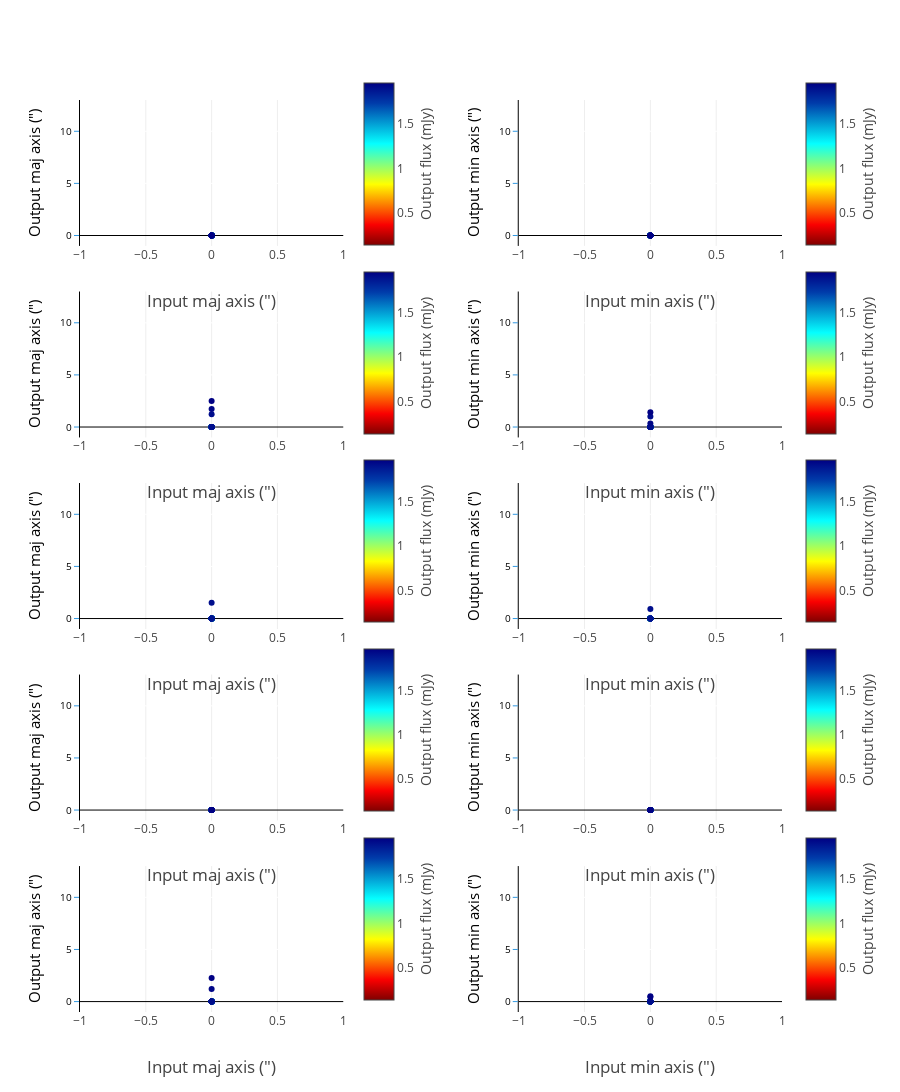

This figure's notebook cell:
### Code cell
data = []
im_titles =[]
for input_model, output_model in sorted(models_compare.items()):
    header = output_model[:-9]
#    im_titles.append('<b>{:s} Source shape</b>'.format(header.upper()))
#    im_titles.append('<b>{:s} Source shape</b>'.format(header.upper()))

fig = tools.make_subplots(rows=len(models_compare.keys()), cols=2, shared_yaxes=False, print_grid=False,
                          horizontal_spacing = 0.25,
                          vertical_spacing = 0.05,
                          subplot_titles=sorted(im_titles))
j = 0
i = -1
counter = 0
for input_model, output_model in sorted(models_compare.items()):
    table_data = []
    i += 1
    counter+=1
    SCALE = []
    SCALE_ERR = []
    flux_in_data = []
    DELTA_PHASE0 = []
    source_labels = []
    MAJ_MIN_angle_in = []
    MAJ_MIN_angle_out = []
    unresolved = []
    heading = output_model[:-9]
    for n in range(len(results[heading]['flux'])):
        MAJ_MIN_angle_out.append(results[heading]['shape'][n][0])
        MAJ_MIN_angle_in.append(results[heading]['shape'][n][2])
        SCALE.append(results[heading]['shape'][n][3])
        SCALE_ERR.append(results[heading]['shape'][n][4])
        flux_in_data.append(results[heading]['shape'][n][5])
        source_labels.append(results[heading]['shape'][n][6])
        DELTA_PHASE0.append(results[heading]['position'][n][-3])
    try:
        zipped_props = zip(MAJ_MIN_angle_out, MAJ_MIN_angle_in, DELTA_PHASE0, SCALE, SCALE_ERR)
        MAJ_MIN_angle_out, MAJ_MIN_angle_in, DELTA_PHASE0, SCALE, SCALE_ERR = zip(
            *sorted(zipped_props, key=lambda x: x[0]))
        maj_in = [maj_min_angle_in[0] for maj_min_angle_in in MAJ_MIN_angle_in]
        maj_out = [maj_min_angle_out[0] for maj_min_angle_out in MAJ_MIN_angle_out]
        min_in = [maj_min_angle_in[1] for maj_min_angle_in in MAJ_MIN_angle_in]
        min_out = [maj_min_angle_out[1] for maj_min_angle_out in MAJ_MIN_angle_out]
        angle_offset = [(maj_min_angle_out[2] - maj_min_angle_in[2]) for maj_min_angle_out, maj_min_angle_in in zip(
            MAJ_MIN_angle_out, MAJ_MIN_angle_in)]
        flux_MSE = mean_squared_error(maj_in, maj_out)
        reg = linregress(maj_in, maj_out)
        flux_R_score = reg.rvalue
        fig.append_trace(go.Scatter(x=np.array([sorted(maj_in)[0], sorted(maj_in)[-1]]),
                                    showlegend=False,
                                    marker = dict(color = 'rgb(0,0,255)'),
                                    y=np.array([sorted(maj_in)[0], sorted(maj_in)[-1]]),
                                    mode = 'line'), i+1, 1)
        fig.append_trace(go.Scatter(x=np.array([sorted(min_in)[0], sorted(min_in)[-1]]),
                                    showlegend=False,
                                    marker = dict(color = 'rgb(0,0,255)'),
                                    y=np.array([sorted(min_in)[0], sorted(min_in)[-1]]),
                                    mode = 'line'), i+1, 2)
    except ValueError:
        pass
    fig.append_trace(go.Scatter(x=maj_in, y=maj_out, mode = 'markers', showlegend=False,
                                text = name_labels, name = '{:s} flux_ratio'.format(header),
                                marker = dict(color = np.array(flux_out_data)*unit_scaler, showscale=True, colorscale='Jet',
                                              reversescale=True,
                                              colorbar = dict(title='Output flux (mJy)',
                                                              titleside ='right',
                                                              len=PLOT_NUM['colorbar'][PLOTS][2],
                                                              y=PLOT_NUM['colorbar'][PLOTS][1]-j,
                                                              x=0.39)
                                             ),
                                error_y=dict(type='data',
                                             color = 'rgb(158, 63, 221)', visible=True)), i+1, 1)
    fig.append_trace(go.Scatter(x=min_in, y=min_out,
                                mode = 'markers', showlegend=False,
                                text = name_labels, name = '{:s} flux_ratio'.format(header),
                                marker = dict(color = np.array(flux_out_data)*unit_scaler, showscale=True,
                                              colorscale='Jet', reversescale=True,
                                                  colorbar = dict(title='Output flux (mJy)',
                                                              titleside ='right',
                                                              len=PLOT_NUM['colorbar'][PLOTS][2],
                                                              y=PLOT_NUM['colorbar'][PLOTS][1]-j)
                                             ),
                                error_y=dict(type='data',
                                             color = 'rgb(158, 63, 221)', visible=True)), i+1, 2)
    pi,sin,cos = np.pi,np.sin,np.cos
    fig['layout'].update(title='', height=1700, width=900,
                         paper_bgcolor='rgb(255,255,255)', plot_bgcolor=bg_color,
                         legend=dict(xanchor=True)
                        )
    fig['layout'].update(
        {'yaxis{}'.format(counter+i):YAxis(title=u'Output maj axis (")',gridcolor='rgb(255,255,255)',
                                           color='rgb(0,0,0)',
        range=[-1,13],
        tickfont=dict(size=10, color='rgb(0,0,0)'),
        titlefont=dict(size=15),
        showgrid=True,
        showline=True,
        showticklabels=True,
        tickcolor='rgb(51,153,225)',
        ticks='outside',
        zeroline=True)})
    fig['layout'].update(
        {'yaxis{}'.format(counter+i+1):YAxis(title='Output min axis (")',gridcolor='rgb(255,255,255)',
                                             color='rgb(0,0,0)',
        range=[-1,13],
        tickfont=dict(size=10, color='rgb(0,0,0)'),
        titlefont=dict(size=15),
        showgrid=True,
        showline=True,
        showticklabels=True,
        tickcolor='rgb(51,153,225)',
        ticks='outside',
        zeroline=True)})
    fig['layout'].update({'xaxis{}'.format(counter+i):XAxis(title='Input maj axis (")',
                                                            titlefont=dict(size=17),
                                                            zeroline=False, position=0.0, overlaying='x',)})
    fig['layout'].update({'xaxis{}'.format(counter+i+1):XAxis(title='Input min axis (")',
                                                              titlefont=dict(size=17),
                                                              zeroline=False)})# domain=[0.505, 0.8])}
    fig['layout']['annotations'].update({'font':{'size': 12}})
    j+=PLOT_NUM['colorbar'][PLOTS][0]
py.iplot(fig, filename='make-subplots-multiple-with-titles')

### Figure 1 — Plotly figure (JSON) as saved in the notebook; plotly's stock layout.template omitted (floating-point values rounded to 4 significant figures)
{"data": [{"marker": {"color": "rgb(0,0,255)"}, "mode": "line", "showlegend": false, "type": "scatter", "x": [0, 0], "xaxis": "x1", "y": [0, 0], "yaxis": "y1"}, {"marker": {"color": "rgb(0,0,255)"}, "mode": "line", "showlegend": false, "type": "scatter", "x": [0, 0], "xaxis": "x2", "y": [0, 0], "yaxis": "y2"}, {"error_y": {"color": "rgb(158, 63, 221)", "type": "data", "visible": true}, "marker": {"color": [0.1391, 0.148, 0.1643, 0.1791, 0.194, 0.2023, 0.2207, 0.2273, 0.2611, 0.2708, 0.2746, 0.2824, 0.3686, 0.4139, 0.4165, 0.4167, 0.4209, 0.4327, 0.5093, 0.5151, 0.5268, 0.5436, 0.549, 0.5633, 0.5706, 0.5781, 0.5835, 0.5884, 0.6597, 0.66, 0.6655, 0.7054, 0.7394, 0.7436, 0.7548, 0.8107, 0.8435, 0.8445, 0.855, 0.8595, 0.8703, 0.8715, 0.8967, 0.8992, 0.9041, 0.911, 0.9432, 0.9501, 0.9525, 0.9711, 0.9833, 0.9905, 0.9949, 1.028, 1.033, 1.048, 1.061, 1.065, 1.075, 1.089, 1.126, 1.196, 1.246, 1.274, 1.348, 1.363, 1.421, 1.421, 1.426, 1.471, 1.491, 1.536, 1.54, 1.551, 1.554, 1.557, 1.564, 1.575, 1.591, 1.641, 1.646, 1.671, 1.704, 1.718, 1.722, 1.727, 1.751, 1.776, 1.777, 1.783, 1.801, 1.814, 1.877, 1.892, 1.91, 1.912, 1.942, 1.963], "colorbar": {"len": 0.2, "title": "Output flux (mJy)", "titleside": "right", "x": 0.39, "y": 0.93}, "colorscale": "Jet", "reversescale": true, "showscale": true}, "mode": "markers", "name": "pybdsm-meerkat_SourceRecovery-wsclean flux_ratio", "showlegend": false, "text": ["cp330", "co052", "cn170", "cm081", "cl190", "bb091a", "az332a", "ao012a", "ck213", "cj052", "ci062", "ai082a", "ch031", "cg203", "cf172", "ce142", "cd213", "cc261", "cb242", "ca011", "bz121", "by101", "bx172", "bw292", "bv061", "bu312", "aq132a", "bt311", "bs152", "br311", "bq122", "bp101", "bo242", "bn323", "bm182", "bl282", "bk212", "bj133", "bi051", "bh062", "bg332", "bf272", "be070", "bd222", "bc262", "bb091", "ba233", "az332", "ay052", "ax161", "aw022", "av300", "au291", "at192", "as192", "ar313", "aq132", "ap232", "ao012", "an152", "am043G", "al241", "ak241", "aj321", "ai082", "ah012", "ag242", "af292", "ae342", "ad001", "ac102", "ab072", "aa182", "Z182", "Y291", "X111", "W060", "V251", "U272G", "T202", "S333", "R142", "Q141", "P033", "O311", "N043", "M012", "L330", "K352", "J200", "I281", "H302", "G012", "F143", "E032", "D152", "C091", "B151"], "type": "scatter", "x": [0, 0, 0, 0, 0, 0, 0, 0, 0, 0, 0, 0, 0, 0, 0, 0, 0, 0, 0, 0, 0, 0, 0, 0, 0, 0, 0, 0, 0, 0, 0, 0, 0, 0, 0, 0, 0, 0, 0, 0, 0, 0, 0, 0, 0, 0, 0, 0, 0, 0, 0, 0, 0, 0, 0, 0, 0, 0, 0, 0, 0, 0, 0, 0, 0, 0, 0, 0, 0, 0, 0, 0, 0, 0, 0, 0, 0, 0, 0, 0, 0, 0, 0, 0, 0, 0, 0, 0, 0, 0, 0, 0, 0, 0, 0, 0, 0, 0], "xaxis": "x1", "y": [0, 0, 0, 0, 0, 0, 0, 0, 0, 0, 0, 0, 0, 0, 0, 0, 0, 0, 0, 0, 0, 0, 0, 0, 1.01e-07, 1.01e-07, 1.011e-07, 1.011e-07, 1.011e-07, 1.011e-07, 1.011e-07, 1.011e-07, 1.011e-07, 1.011e-07, 1.011e-07, 1.011e-07, 1.011e-07, 1.012e-07, 1.012e-07, 1.012e-07, 1.012e-07, 1.012e-07, 1.012e-07, 1.012e-07, 1.012e-07, 1.012e-07, 1.012e-07, 1.012e-07, 1.012e-07, 1.012e-07, 1.012e-07, 1.012e-07, 1.012e-07, 1.012e-07, 1.012e-07, 1.012e-07, 1.012e-07, 1.012e-07, 1.012e-07, 1.012e-07, 1.012e-07, 1.012e-07, 1.012e-07, 1.012e-07, 1.012e-07, 1.012e-07, 1.012e-07, 1.012e-07, 1.012e-07, 1.012e-07, 1.012e-07, 1.012e-07, 1.012e-07, 1.012e-07, 1.012e-07, 1.012e-07, 1.012e-07, 1.012e-07, 1.012e-07, 1.012e-07, 1.012e-07, 1.012e-07, 1.012e-07, 1.012e-07, 1.012e-07, 1.012e-07, 1.012e-07, 1.013e-07, 1.013e-07, 1.013e-07, 1.013e-07, 1.013e-07, 1.013e-07, 1.013e-07, 1.013e-07, 1.013e-07, 1.014e-07, 1.014e-07], "yaxis": "y1"}, {"error_y": {"color": "rgb(158, 63, 221)", "type": "data", "visible": true}, "marker": {"color": [0.1391, 0.148, 0.1643, 0.1791, 0.194, 0.2023, 0.2207, 0.2273, 0.2611, 0.2708, 0.2746, 0.2824, 0.3686, 0.4139, 0.4165, 0.4167, 0.4209, 0.4327, 0.5093, 0.5151, 0.5268, 0.5436, 0.549, 0.5633, 0.5706, 0.5781, 0.5835, 0.5884, 0.6597, 0.66, 0.6655, 0.7054, 0.7394, 0.7436, 0.7548, 0.8107, 0.8435, 0.8445, 0.855, 0.8595, 0.8703, 0.8715, 0.8967, 0.8992, 0.9041, 0.911, 0.9432, 0.9501, 0.9525, 0.9711, 0.9833, 0.9905, 0.9949, 1.028, 1.033, 1.048, 1.061, 1.065, 1.075, 1.089, 1.126, 1.196, 1.246, 1.274, 1.348, 1.363, 1.421, 1.421, 1.426, 1.471, 1.491, 1.536, 1.54, 1.551, 1.554, 1.557, 1.564, 1.575, 1.591, 1.641, 1.646, 1.671, 1.704, 1.718, 1.722, 1.727, 1.751, 1.776, 1.777, 1.783, 1.801, 1.814, 1.877, 1.892, 1.91, 1.912, 1.942, 1.963], "colorbar": {"len": 0.2, "title": "Output flux (mJy)", "titleside": "right", "y": 0.93}, "colorscale": "Jet", "reversescale": true, "showscale": true}, "mode": "markers", "name": "pybdsm-meerkat_SourceRecovery-wsclean flux_ratio", "showlegend": false, "text": ["cp330", "co052", "cn170", "cm081", "cl190", "bb091a", "az332a", "ao012a", "ck213", "cj052", "ci062", "ai082a", "ch031", "cg203", "cf172", "ce142", "cd213", "cc261", "cb242", "ca011", "bz121", "by101", "bx172", "bw292", "bv061", "bu312", "aq132a", "bt311", "bs152", "br311", "bq122", "bp101", "bo242", "bn323", "bm182", "bl282", "bk212", "bj133", "bi051", "bh062", "bg332", "bf272", "be070", "bd222", "bc262", "bb091", "ba233", "az332", "ay052", "ax161", "aw022", "av300", "au291", "at192", "as192", "ar313", "aq132", "ap232", "ao012", "an152", "am043G", "al241", "ak241", "aj321", "ai082", "ah012", "ag242", "af292", "ae342", "ad001", "ac102", "ab072", "aa182", "Z182", "Y291", "X111", "W060", "V251", "U272G", "T202", "S333", "R142", "Q141", "P033", "O311", "N043", "M012", "L330", "K352", "J200", "I281", "H302", "G012", "F143", "E032", "D152", "C091", "B151"], "type": "scatter", "x": [0, 0, 0, 0, 0, 0, 0, 0, 0, 0, 0, 0, 0, 0, 0, 0, 0, 0, 0, 0, 0, 0, 0, 0, 0, 0, 0, 0, 0, 0, 0, 0, 0, 0, 0, 0, 0, 0, 0, 0, 0, 0, 0, 0, 0, 0, 0, 0, 0, 0, 0, 0, 0, 0, 0, 0, 0, 0, 0, 0, 0, 0, 0, 0, 0, 0, 0, 0, 0, 0, 0, 0, 0, 0, 0, 0, 0, 0, 0, 0, 0, 0, 0, 0, 0, 0, 0, 0, 0, 0, 0, 0, 0, 0, 0, 0, 0, 0], "xaxis": "x2", "y": [0, 0, 0, 0, 0, 0, 0, 0, 0, 0, 0, 0, 0, 0, 0, 0, 0, 0, 0, 0, 0, 0, 0, 0, 5.562e-08, 5.538e-08, 5.547e-08, 5.545e-08, 5.543e-08, 5.545e-08, 5.553e-08, 5.548e-08, 5.542e-08, 5.543e-08, 5.553e-08, 5.552e-08, 5.556e-08, 5.56e-08, 5.551e-08, 5.547e-08, 5.555e-08, 5.551e-08, 5.551e-08, 5.551e-08, 5.54e-08, 5.55e-08, 5.551e-08, 5.549e-08, 5.533e-08, 5.551e-08, 5.55e-08, 5.543e-08, 5.551e-08, 5.554e-08, 5.555e-08, 5.547e-08, 5.545e-08, 5.554e-08, 5.555e-08, 5.548e-08, 5.551e-08, 5.546e-08, 5.552e-08, 5.551e-08, 5.551e-08, 5.549e-08, 5.549e-08, 5.54e-08, 5.553e-08, 5.555e-08, 5.555e-08, 5.562e-08, 5.551e-08, 5.554e-08, 5.546e-08, 5.551e-08, 5.554e-08, 5.554e-08, 5.546e-08, 5.547e-08, 5.544e-08, 5.556e-08, 5.55e-08, 5.561e-08, 5.556e-08, 5.551e-08, 5.552e-08, 5.553e-08, 5.546e-08, 5.55e-08, 5.561e-08, 5.547e-08, 5.55e-08, 5.556e-08, 5.55e-08, 5.566e-08, 5.557e-08, 5.564e-08], "yaxis": "y2"}, {"marker": {"color": "rgb(0,0,255)"}, "mode": "line", "showlegend": false, "type": "scatter", "x": [0, 0], "xaxis": "x3", "y": [0, 0], "yaxis": "y3"}, {"marker": {"color": "rgb(0,0,255)"}, "mode": "line", "showlegend": false, "type": "scatter", "x": [0, 0], "xaxis": "x4", "y": [0, 0], "yaxis": "y4"}, {"error_y": {"color": "rgb(158, 63, 221)", "type": "data", "visible": true}, "marker": {"color": [0.1391, 0.148, 0.1643, 0.1791, 0.194, 0.2023, 0.2207, 0.2273, 0.2611, 0.2708, 0.2746, 0.2824, 0.3686, 0.4139, 0.4165, 0.4167, 0.4209, 0.4327, 0.5093, 0.5151, 0.5268, 0.5436, 0.549, 0.5633, 0.5706, 0.5781, 0.5835, 0.5884, 0.6597, 0.66, 0.6655, 0.7054, 0.7394, 0.7436, 0.7548, 0.8107, 0.8435, 0.8445, 0.855, 0.8595, 0.8703, 0.8715, 0.8967, 0.8992, 0.9041, 0.911, 0.9432, 0.9501, 0.9525, 0.9711, 0.9833, 0.9905, 0.9949, 1.028, 1.033, 1.048, 1.061, 1.065, 1.075, 1.089, 1.126, 1.196, 1.246, 1.274, 1.348, 1.363, 1.421, 1.421, 1.426, 1.471, 1.491, 1.536, 1.54, 1.551, 1.554, 1.557, 1.564, 1.575, 1.591, 1.641, 1.646, 1.671, 1.704, 1.718, 1.722, 1.727, 1.751, 1.776, 1.777, 1.783, 1.801, 1.814, 1.877, 1.892, 1.91, 1.912, 1.942, 1.963], "colorbar": {"len": 0.2, "title": "Output flux (mJy)", "titleside": "right", "x": 0.39, "y": 0.723}, "colorscale": "Jet", "reversescale": true, "showscale": true}, "mode": "markers", "name": "pybdsm-meerkat_SourceRecovery-wsclean flux_ratio", "showlegend": false, "text": ["cp330", "co052", "cn170", "cm081", "cl190", "bb091a", "az332a", "ao012a", "ck213", "cj052", "ci062", "ai082a", "ch031", "cg203", "cf172", "ce142", "cd213", "cc261", "cb242", "ca011", "bz121", "by101", "bx172", "bw292", "bv061", "bu312", "aq132a", "bt311", "bs152", "br311", "bq122", "bp101", "bo242", "bn323", "bm182", "bl282", "bk212", "bj133", "bi051", "bh062", "bg332", "bf272", "be070", "bd222", "bc262", "bb091", "ba233", "az332", "ay052", "ax161", "aw022", "av300", "au291", "at192", "as192", "ar313", "aq132", "ap232", "ao012", "an152", "am043G", "al241", "ak241", "aj321", "ai082", "ah012", "ag242", "af292", "ae342", "ad001", "ac102", "ab072", "aa182", "Z182", "Y291", "X111", "W060", "V251", "U272G", "T202", "S333", "R142", "Q141", "P033", "O311", "N043", "M012", "L330", "K352", "J200", "I281", "H302", "G012", "F143", "E032", "D152", "C091", "B151"], "type": "scatter", "x": [0, 0, 0, 0, 0, 0, 0, 0, 0, 0, 0, 0, 0, 0, 0, 0, 0, 0, 0, 0, 0, 0, 0, 0, 0, 0, 0, 0, 0, 0, 0, 0, 0, 0, 0, 0, 0, 0, 0, 0, 0, 0, 0, 0, 0, 0, 0, 0, 0, 0, 0, 0, 0, 0, 0, 0, 0, 0, 0, 0, 0, 0, 0, 0, 0, 0, 0, 0, 0, 0, 0, 0, 0, 0, 0, 0, 0, 0, 0, 0, 0, 0, 0, 0, 0, 0, 0, 0, 0, 0, 0, 0, 0, 0, 0, 0, 0, 0], "xaxis": "x3", "y": [0, 0, 0, 0, 0, 0, 0, 0, 0, 0, 0, 0, 0, 0, 0, 0, 0, 0, 0, 0, 0, 0, 0, 0, 0, 0, 0, 0, 0, 0, 0, 0, 0, 0, 0, 0, 0, 0, 0, 0, 0, 0, 0, 0, 0, 0, 0, 0, 0, 0, 0, 0, 0, 0, 0, 0, 0, 0, 0, 0, 0, 0, 0, 0, 0, 0, 0, 0, 0, 0, 0, 0, 0, 0, 0, 0, 0, 0, 0, 0, 0, 0, 0, 0, 0, 0, 0, 0, 0, 0, 0, 0, 0, 0, 0, 1.214, 1.724, 2.485], "yaxis": "y3"}, {"error_y": {"color": "rgb(158, 63, 221)", "type": "data", "visible": true}, "marker": {"color": [0.1391, 0.148, 0.1643, 0.1791, 0.194, 0.2023, 0.2207, 0.2273, 0.2611, 0.2708, 0.2746, 0.2824, 0.3686, 0.4139, 0.4165, 0.4167, 0.4209, 0.4327, 0.5093, 0.5151, 0.5268, 0.5436, 0.549, 0.5633, 0.5706, 0.5781, 0.5835, 0.5884, 0.6597, 0.66, 0.6655, 0.7054, 0.7394, 0.7436, 0.7548, 0.8107, 0.8435, 0.8445, 0.855, 0.8595, 0.8703, 0.8715, 0.8967, 0.8992, 0.9041, 0.911, 0.9432, 0.9501, 0.9525, 0.9711, 0.9833, 0.9905, 0.9949, 1.028, 1.033, 1.048, 1.061, 1.065, 1.075, 1.089, 1.126, 1.196, 1.246, 1.274, 1.348, 1.363, 1.421, 1.421, 1.426, 1.471, 1.491, 1.536, 1.54, 1.551, 1.554, 1.557, 1.564, 1.575, 1.591, 1.641, 1.646, 1.671, 1.704, 1.718, 1.722, 1.727, 1.751, 1.776, 1.777, 1.783, 1.801, 1.814, 1.877, 1.892, 1.91, 1.912, 1.942, 1.963], "colorbar": {"len": 0.2, "title": "Output flux (mJy)", "titleside": "right", "y": 0.723}, "colorscale": "Jet", "reversescale": true, "showscale": true}, "mode": "markers", "name": "pybdsm-meerkat_SourceRecovery-wsclean flux_ratio", "showlegend": false, "text": ["cp330", "co052", "cn170", "cm081", "cl190", "bb091a", "az332a", "ao012a", "ck213", "cj052", "ci062", "ai082a", "ch031", "cg203", "cf172", "ce142", "cd213", "cc261", "cb242", "ca011", "bz121", "by101", "bx172", "bw292", "bv061", "bu312", "aq132a", "bt311", "bs152", "br311", "bq122", "bp101", "bo242", "bn323", "bm182", "bl282", "bk212", "bj133", "bi051", "bh062", "bg332", "bf272", "be070", "bd222", "bc262", "bb091", "ba233", "az332", "ay052", "ax161", "aw022", "av300", "au291", "at192", "as192", "ar313", "aq132", "ap232", "ao012", "an152", "am043G", "al241", "ak241", "aj321", "ai082", "ah012", "ag242", "af292", "ae342", "ad001", "ac102", "ab072", "aa182", "Z182", "Y291", "X111", "W060", "V251", "U272G", "T202", "S333", "R142", "Q141", "P033", "O311", "N043", "M012", "L330", "K352", "J200", "I281", "H302", "G012", "F143", "E032", "D152", "C091", "B151"], "type": "scatter", "x": [0, 0, 0, 0, 0, 0, 0, 0, 0, 0, 0, 0, 0, 0, 0, 0, 0, 0, 0, 0, 0, 0, 0, 0, 0, 0, 0, 0, 0, 0, 0, 0, 0, 0, 0, 0, 0, 0, 0, 0, 0, 0, 0, 0, 0, 0, 0, 0, 0, 0, 0, 0, 0, 0, 0, 0, 0, 0, 0, 0, 0, 0, 0, 0, 0, 0, 0, 0, 0, 0, 0, 0, 0, 0, 0, 0, 0, 0, 0, 0, 0, 0, 0, 0, 0, 0, 0, 0, 0, 0, 0, 0, 0, 0, 0, 0, 0, 0], "xaxis": "x4", "y": [0, 0, 0, 0, 0, 0, 0, 0, 0, 0, 0, 0, 0, 0, 0, 0, 0, 0, 0, 0, 0, 0, 0, 0, 0, 0, 0, 0, 0, 0, 0, 0, 0, 0, 0, 0, 0, 0, 0, 0, 0, 0, 0, 0, 0, 0, 0, 0, 0, 0, 0, 0, 0, 0, 0, 0, 0, 0, 0, 0, 0, 0, 0, 0, 0, 0, 0, 0, 0, 0, 0, 0, 0, 0, 0, 0, 0, 0, 0, 0, 0, 0, 0, 0, 0, 0, 0, 0, 0, 0, 0, 0, 0, 0, 0, 1.019, 0.3432, 1.41], "yaxis": "y4"}, {"marker": {"color": "rgb(0,0,255)"}, "mode": "line", "showlegend": false, "type": "scatter", "x": [0, 0], "xaxis": "x5", "y": [0, 0], "yaxis": "y5"}, {"marker": {"color": "rgb(0,0,255)"}, "mode": "line", "showlegend": false, "type": "scatter", "x": [0, 0], "xaxis": "x6", "y": [0, 0], "yaxis": "y6"}, {"error_y": {"color": "rgb(158, 63, 221)", "type": "data", "visible": true}, "marker": {"color": [0.1391, 0.148, 0.1643, 0.1791, 0.194, 0.2023, 0.2207, 0.2273, 0.2611, 0.2708, 0.2746, 0.2824, 0.3686, 0.4139, 0.4165, 0.4167, 0.4209, 0.4327, 0.5093, 0.5151, 0.5268, 0.5436, 0.549, 0.5633, 0.5706, 0.5781, 0.5835, 0.5884, 0.6597, 0.66, 0.6655, 0.7054, 0.7394, 0.7436, 0.7548, 0.8107, 0.8435, 0.8445, 0.855, 0.8595, 0.8703, 0.8715, 0.8967, 0.8992, 0.9041, 0.911, 0.9432, 0.9501, 0.9525, 0.9711, 0.9833, 0.9905, 0.9949, 1.028, 1.033, 1.048, 1.061, 1.065, 1.075, 1.089, 1.126, 1.196, 1.246, 1.274, 1.348, 1.363, 1.421, 1.421, 1.426, 1.471, 1.491, 1.536, 1.54, 1.551, 1.554, 1.557, 1.564, 1.575, 1.591, 1.641, 1.646, 1.671, 1.704, 1.718, 1.722, 1.727, 1.751, 1.776, 1.777, 1.783, 1.801, 1.814, 1.877, 1.892, 1.91, 1.912, 1.942, 1.963], "colorbar": {"len": 0.2, "title": "Output flux (mJy)", "titleside": "right", "x": 0.39, "y": 0.516}, "colorscale": "Jet", "reversescale": true, "showscale": true}, "mode": "markers", "name": "pybdsm-meerkat_SourceRecovery-wsclean flux_ratio", "showlegend": false, "text": ["cp330", "co052", "cn170", "cm081", "cl190", "bb091a", "az332a", "ao012a", "ck213", "cj052", "ci062", "ai082a", "ch031", "cg203", "cf172", "ce142", "cd213", "cc261", "cb242", "ca011", "bz121", "by101", "bx172", "bw292", "bv061", "bu312", "aq132a", "bt311", "bs152", "br311", "bq122", "bp101", "bo242", "bn323", "bm182", "bl282", "bk212", "bj133", "bi051", "bh062", "bg332", "bf272", "be070", "bd222", "bc262", "bb091", "ba233", "az332", "ay052", "ax161", "aw022", "av300", "au291", "at192", "as192", "ar313", "aq132", "ap232", "ao012", "an152", "am043G", "al241", "ak241", "aj321", "ai082", "ah012", "ag242", "af292", "ae342", "ad001", "ac102", "ab072", "aa182", "Z182", "Y291", "X111", "W060", "V251", "U272G", "T202", "S333", "R142", "Q141", "P033", "O311", "N043", "M012", "L330", "K352", "J200", "I281", "H302", "G012", "F143", "E032", "D152", "C091", "B151"], "type": "scatter", "x": [0, 0, 0, 0, 0, 0, 0, 0, 0, 0, 0, 0, 0, 0, 0, 0, 0, 0, 0, 0, 0, 0, 0, 0, 0, 0, 0, 0, 0, 0, 0, 0, 0, 0, 0, 0, 0, 0, 0, 0, 0, 0, 0, 0, 0, 0, 0, 0, 0, 0, 0, 0, 0, 0, 0, 0, 0, 0, 0, 0, 0, 0, 0, 0, 0, 0, 0, 0, 0, 0, 0, 0, 0, 0, 0, 0, 0, 0, 0, 0, 0, 0, 0, 0, 0, 0, 0, 0, 0, 0, 0, 0, 0, 0, 0], "xaxis": "x5", "y": [0, 0, 0, 0, 0, 0, 0, 0, 0, 0, 0, 0, 0, 0, 0, 0, 0, 0, 0, 0, 0, 0, 0, 0, 0, 0, 0, 0, 0, 0, 0, 0, 0, 5.956e-08, 5.957e-08, 5.958e-08, 5.958e-08, 5.959e-08, 5.959e-08, 5.959e-08, 5.959e-08, 5.959e-08, 5.959e-08, 5.96e-08, 5.96e-08, 5.96e-08, 5.96e-08, 5.96e-08, 5.96e-08, 5.96e-08, 5.96e-08, 5.96e-08, 5.961e-08, 5.961e-08, 5.961e-08, 5.961e-08, 5.961e-08, 5.961e-08, 5.961e-08, 5.961e-08, 5.961e-08, 5.961e-08, 5.961e-08, 5.961e-08, 5.961e-08, 5.961e-08, 5.961e-08, 5.961e-08, 5.961e-08, 5.961e-08, 5.961e-08, 5.962e-08, 5.962e-08, 5.962e-08, 5.962e-08, 5.963e-08, 5.963e-08, 5.963e-08, 5.963e-08, 5.964e-08, 5.964e-08, 5.965e-08, 5.965e-08, 5.966e-08, 5.968e-08, 5.968e-08, 5.968e-08, 5.968e-08, 5.969e-08, 5.97e-08, 5.974e-08, 5.977e-08, 5.979e-08, 5.987e-08, 1.522], "yaxis": "y5"}, {"error_y": {"color": "rgb(158, 63, 221)", "type": "data", "visible": true}, "marker": {"color": [0.1391, 0.148, 0.1643, 0.1791, 0.194, 0.2023, 0.2207, 0.2273, 0.2611, 0.2708, 0.2746, 0.2824, 0.3686, 0.4139, 0.4165, 0.4167, 0.4209, 0.4327, 0.5093, 0.5151, 0.5268, 0.5436, 0.549, 0.5633, 0.5706, 0.5781, 0.5835, 0.5884, 0.6597, 0.66, 0.6655, 0.7054, 0.7394, 0.7436, 0.7548, 0.8107, 0.8435, 0.8445, 0.855, 0.8595, 0.8703, 0.8715, 0.8967, 0.8992, 0.9041, 0.911, 0.9432, 0.9501, 0.9525, 0.9711, 0.9833, 0.9905, 0.9949, 1.028, 1.033, 1.048, 1.061, 1.065, 1.075, 1.089, 1.126, 1.196, 1.246, 1.274, 1.348, 1.363, 1.421, 1.421, 1.426, 1.471, 1.491, 1.536, 1.54, 1.551, 1.554, 1.557, 1.564, 1.575, 1.591, 1.641, 1.646, 1.671, 1.704, 1.718, 1.722, 1.727, 1.751, 1.776, 1.777, 1.783, 1.801, 1.814, 1.877, 1.892, 1.91, 1.912, 1.942, 1.963], "colorbar": {"len": 0.2, "title": "Output flux (mJy)", "titleside": "right", "y": 0.516}, "colorscale": "Jet", "reversescale": true, "showscale": true}, "mode": "markers", "name": "pybdsm-meerkat_SourceRecovery-wsclean flux_ratio", "showlegend": false, "text": ["cp330", "co052", "cn170", "cm081", "cl190", "bb091a", "az332a", "ao012a", "ck213", "cj052", "ci062", "ai082a", "ch031", "cg203", "cf172", "ce142", "cd213", "cc261", "cb242", "ca011", "bz121", "by101", "bx172", "bw292", "bv061", "bu312", "aq132a", "bt311", "bs152", "br311", "bq122", "bp101", "bo242", "bn323", "bm182", "bl282", "bk212", "bj133", "bi051", "bh062", "bg332", "bf272", "be070", "bd222", "bc262", "bb091", "ba233", "az332", "ay052", "ax161", "aw022", "av300", "au291", "at192", "as192", "ar313", "aq132", "ap232", "ao012", "an152", "am043G", "al241", "ak241", "aj321", "ai082", "ah012", "ag242", "af292", "ae342", "ad001", "ac102", "ab072", "aa182", "Z182", "Y291", "X111", "W060", "V251", "U272G", "T202", "S333", "R142", "Q141", "P033", "O311", "N043", "M012", "L330", "K352", "J200", "I281", "H302", "G012", "F143", "E032", "D152", "C091", "B151"], "type": "scatter", "x": [0, 0, 0, 0, 0, 0, 0, 0, 0, 0, 0, 0, 0, 0, 0, 0, 0, 0, 0, 0, 0, 0, 0, 0, 0, 0, 0, 0, 0, 0, 0, 0, 0, 0, 0, 0, 0, 0, 0, 0, 0, 0, 0, 0, 0, 0, 0, 0, 0, 0, 0, 0, 0, 0, 0, 0, 0, 0, 0, 0, 0, 0, 0, 0, 0, 0, 0, 0, 0, 0, 0, 0, 0, 0, 0, 0, 0, 0, 0, 0, 0, 0, 0, 0, 0, 0, 0, 0, 0, 0, 0, 0, 0, 0, 0], "xaxis": "x6", "y": [0, 0, 0, 0, 0, 0, 0, 0, 0, 0, 0, 0, 0, 0, 0, 0, 0, 0, 0, 0, 0, 0, 0, 0, 0, 0, 0, 0, 0, 0, 0, 0, 0, 5.944e-08, 5.943e-08, 5.954e-08, 5.95e-08, 5.956e-08, 5.95e-08, 5.956e-08, 5.958e-08, 5.957e-08, 5.958e-08, 5.953e-08, 5.957e-08, 5.958e-08, 5.959e-08, 5.957e-08, 5.956e-08, 5.956e-08, 5.95e-08, 5.954e-08, 5.96e-08, 5.96e-08, 5.957e-08, 5.96e-08, 5.956e-08, 5.96e-08, 5.955e-08, 5.948e-08, 5.961e-08, 5.961e-08, 5.954e-08, 5.951e-08, 5.956e-08, 5.959e-08, 5.946e-08, 5.958e-08, 5.953e-08, 5.961e-08, 5.959e-08, 5.961e-08, 5.959e-08, 5.961e-08, 5.943e-08, 5.958e-08, 5.951e-08, 5.958e-08, 5.959e-08, 5.956e-08, 5.961e-08, 5.964e-08, 5.956e-08, 5.961e-08, 5.962e-08, 5.966e-08, 5.96e-08, 5.961e-08, 5.957e-08, 5.961e-08, 5.967e-08, 5.962e-08, 5.956e-08, 5.96e-08, 0.9044], "yaxis": "y6"}, {"marker": {"color": "rgb(0,0,255)"}, "mode": "line", "showlegend": false, "type": "scatter", "x": [0, 0], "xaxis": "x7", "y": [0, 0], "yaxis": "y7"}, {"marker": {"color": "rgb(0,0,255)"}, "mode": "line", "showlegend": false, "type": "scatter", "x": [0, 0], "xaxis": "x8", "y": [0, 0], "yaxis": "y8"}, {"error_y": {"color": "rgb(158, 63, 221)", "type": "data", "visible": true}, "marker": {"color": [0.1391, 0.148, 0.1643, 0.1791, 0.194, 0.2023, 0.2207, 0.2273, 0.2611, 0.2708, 0.2746, 0.2824, 0.3686, 0.4139, 0.4165, 0.4167, 0.4209, 0.4327, 0.5093, 0.5151, 0.5268, 0.5436, 0.549, 0.5633, 0.5706, 0.5781, 0.5835, 0.5884, 0.6597, 0.66, 0.6655, 0.7054, 0.7394, 0.7436, 0.7548, 0.8107, 0.8435, 0.8445, 0.855, 0.8595, 0.8703, 0.8715, 0.8967, 0.8992, 0.9041, 0.911, 0.9432, 0.9501, 0.9525, 0.9711, 0.9833, 0.9905, 0.9949, 1.028, 1.033, 1.048, 1.061, 1.065, 1.075, 1.089, 1.126, 1.196, 1.246, 1.274, 1.348, 1.363, 1.421, 1.421, 1.426, 1.471, 1.491, 1.536, 1.54, 1.551, 1.554, 1.557, 1.564, 1.575, 1.591, 1.641, 1.646, 1.671, 1.704, 1.718, 1.722, 1.727, 1.751, 1.776, 1.777, 1.783, 1.801, 1.814, 1.877, 1.892, 1.91, 1.912, 1.942, 1.963], "colorbar": {"len": 0.2, "title": "Output flux (mJy)", "titleside": "right", "x": 0.39, "y": 0.309}, "colorscale": "Jet", "reversescale": true, "showscale": true}, "mode": "markers", "name": "pybdsm-meerkat_SourceRecovery-wsclean flux_ratio", "showlegend": false, "text": ["cp330", "co052", "cn170", "cm081", "cl190", "bb091a", "az332a", "ao012a", "ck213", "cj052", "ci062", "ai082a", "ch031", "cg203", "cf172", "ce142", "cd213", "cc261", "cb242", "ca011", "bz121", "by101", "bx172", "bw292", "bv061", "bu312", "aq132a", "bt311", "bs152", "br311", "bq122", "bp101", "bo242", "bn323", "bm182", "bl282", "bk212", "bj133", "bi051", "bh062", "bg332", "bf272", "be070", "bd222", "bc262", "bb091", "ba233", "az332", "ay052", "ax161", "aw022", "av300", "au291", "at192", "as192", "ar313", "aq132", "ap232", "ao012", "an152", "am043G", "al241", "ak241", "aj321", "ai082", "ah012", "ag242", "af292", "ae342", "ad001", "ac102", "ab072", "aa182", "Z182", "Y291", "X111", "W060", "V251", "U272G", "T202", "S333", "R142", "Q141", "P033", "O311", "N043", "M012", "L330", "K352", "J200", "I281", "H302", "G012", "F143", "E032", "D152", "C091", "B151"], "type": "scatter", "x": [0, 0, 0, 0, 0, 0, 0, 0, 0, 0, 0, 0, 0, 0, 0, 0, 0, 0, 0, 0, 0, 0, 0, 0, 0, 0, 0, 0, 0, 0, 0, 0, 0, 0, 0, 0, 0, 0, 0, 0, 0, 0, 0, 0, 0, 0, 0, 0, 0, 0, 0, 0, 0, 0, 0, 0, 0, 0, 0, 0, 0, 0, 0, 0, 0, 0, 0, 0, 0, 0, 0, 0, 0, 0, 0, 0, 0, 0, 0, 0, 0, 0, 0, 0, 0, 0, 0, 0, 0, 0, 0, 0, 0, 0, 0, 0, 0, 0], "xaxis": "x7", "y": [0, 0, 0, 0, 0, 0, 0, 0, 0, 0, 0, 0, 0, 0, 0, 0, 0, 0, 0, 0, 0, 0, 0, 0, 0, 0, 0, 0, 0, 0, 0, 0, 0, 0, 0, 0, 0, 0, 0, 0, 0, 0, 0, 0, 0, 0, 0, 0, 0, 0, 0, 0, 0, 0, 0, 0, 0, 0, 0, 0, 0, 0, 0, 0, 0, 0, 0, 0, 0, 0, 0, 0, 0, 0, 0, 0, 0, 0, 0, 0, 0, 0, 0, 0, 0, 0, 0, 0, 0, 0, 0, 0, 0, 0, 0, 0, 0, 0], "yaxis": "y7"}, {"error_y": {"color": "rgb(158, 63, 221)", "type": "data", "visible": true}, "marker": {"color": [0.1391, 0.148, 0.1643, 0.1791, 0.194, 0.2023, 0.2207, 0.2273, 0.2611, 0.2708, 0.2746, 0.2824, 0.3686, 0.4139, 0.4165, 0.4167, 0.4209, 0.4327, 0.5093, 0.5151, 0.5268, 0.5436, 0.549, 0.5633, 0.5706, 0.5781, 0.5835, 0.5884, 0.6597, 0.66, 0.6655, 0.7054, 0.7394, 0.7436, 0.7548, 0.8107, 0.8435, 0.8445, 0.855, 0.8595, 0.8703, 0.8715, 0.8967, 0.8992, 0.9041, 0.911, 0.9432, 0.9501, 0.9525, 0.9711, 0.9833, 0.9905, 0.9949, 1.028, 1.033, 1.048, 1.061, 1.065, 1.075, 1.089, 1.126, 1.196, 1.246, 1.274, 1.348, 1.363, 1.421, 1.421, 1.426, 1.471, 1.491, 1.536, 1.54, 1.551, 1.554, 1.557, 1.564, 1.575, 1.591, 1.641, 1.646, 1.671, 1.704, 1.718, 1.722, 1.727, 1.751, 1.776, 1.777, 1.783, 1.801, 1.814, 1.877, 1.892, 1.91, 1.912, 1.942, 1.963], "colorbar": {"len": 0.2, "title": "Output flux (mJy)", "titleside": "right", "y": 0.309}, "colorscale": "Jet", "reversescale": true, "showscale": true}, "mode": "markers", "name": "pybdsm-meerkat_SourceRecovery-wsclean flux_ratio", "showlegend": false, "text": ["cp330", "co052", "cn170", "cm081", "cl190", "bb091a", "az332a", "ao012a", "ck213", "cj052", "ci062", "ai082a", "ch031", "cg203", "cf172", "ce142", "cd213", "cc261", "cb242", "ca011", "bz121", "by101", "bx172", "bw292", "bv061", "bu312", "aq132a", "bt311", "bs152", "br311", "bq122", "bp101", "bo242", "bn323", "bm182", "bl282", "bk212", "bj133", "bi051", "bh062", "bg332", "bf272", "be070", "bd222", "bc262", "bb091", "ba233", "az332", "ay052", "ax161", "aw022", "av300", "au291", "at192", "as192", "ar313", "aq132", "ap232", "ao012", "an152", "am043G", "al241", "ak241", "aj321", "ai082", "ah012", "ag242", "af292", "ae342", "ad001", "ac102", "ab072", "aa182", "Z182", "Y291", "X111", "W060", "V251", "U272G", "T202", "S333", "R142", "Q141", "P033", "O311", "N043", "M012", "L330", "K352", "J200", "I281", "H302", "G012", "F143", "E032", "D152", "C091", "B151"], "type": "scatter", "x": [0, 0, 0, 0, 0, 0, 0, 0, 0, 0, 0, 0, 0, 0, 0, 0, 0, 0, 0, 0, 0, 0, 0, 0, 0, 0, 0, 0, 0, 0, 0, 0, 0, 0, 0, 0, 0, 0, 0, 0, 0, 0, 0, 0, 0, 0, 0, 0, 0, 0, 0, 0, 0, 0, 0, 0, 0, 0, 0, 0, 0, 0, 0, 0, 0, 0, 0, 0, 0, 0, 0, 0, 0, 0, 0, 0, 0, 0, 0, 0, 0, 0, 0, 0, 0, 0, 0, 0, 0, 0, 0, 0, 0, 0, 0, 0, 0, 0], "xaxis": "x8", "y": [0, 0, 0, 0, 0, 0, 0, 0, 0, 0, 0, 0, 0, 0, 0, 0, 0, 0, 0, 0, 0, 0, 0, 0, 0, 0, 0, 0, 0, 0, 0, 0, 0, 0, 0, 0, 0, 0, 0, 0, 0, 0, 0, 0, 0, 0, 0, 0, 0, 0, 0, 0, 0, 0, 0, 0, 0, 0, 0, 0, 0, 0, 0, 0, 0, 0, 0, 0, 0, 0, 0, 0, 0, 0, 0, 0, 0, 0, 0, 0, 0, 0, 0, 0, 0, 0, 0, 0, 0, 0, 0, 0, 0, 0, 0, 0, 0, 0], "yaxis": "y8"}, {"marker": {"color": "rgb(0,0,255)"}, "mode": "line", "showlegend": false, "type": "scatter", "x": [0, 0], "xaxis": "x9", "y": [0, 0], "yaxis": "y9"}, {"marker": {"color": "rgb(0,0,255)"}, "mode": "line", "showlegend": false, "type": "scatter", "x": [0, 0], "xaxis": "x10", "y": [0, 0], "yaxis": "y10"}, {"error_y": {"color": "rgb(158, 63, 221)", "type": "data", "visible": true}, "marker": {"color": [0.1391, 0.148, 0.1643, 0.1791, 0.194, 0.2023, 0.2207, 0.2273, 0.2611, 0.2708, 0.2746, 0.2824, 0.3686, 0.4139, 0.4165, 0.4167, 0.4209, 0.4327, 0.5093, 0.5151, 0.5268, 0.5436, 0.549, 0.5633, 0.5706, 0.5781, 0.5835, 0.5884, 0.6597, 0.66, 0.6655, 0.7054, 0.7394, 0.7436, 0.7548, 0.8107, 0.8435, 0.8445, 0.855, 0.8595, 0.8703, 0.8715, 0.8967, 0.8992, 0.9041, 0.911, 0.9432, 0.9501, 0.9525, 0.9711, 0.9833, 0.9905, 0.9949, 1.028, 1.033, 1.048, 1.061, 1.065, 1.075, 1.089, 1.126, 1.196, 1.246, 1.274, 1.348, 1.363, 1.421, 1.421, 1.426, 1.471, 1.491, 1.536, 1.54, 1.551, 1.554, 1.557, 1.564, 1.575, 1.591, 1.641, 1.646, 1.671, 1.704, 1.718, 1.722, 1.727, 1.751, 1.776, 1.777, 1.783, 1.801, 1.814, 1.877, 1.892, 1.91, 1.912, 1.942, 1.963], "colorbar": {"len": 0.2, "title": "Output flux (mJy)", "titleside": "right", "x": 0.39, "y": 0.102}, "colorscale": "Jet", "reversescale": true, "showscale": true}, "mode": "markers", "name": "pybdsm-meerkat_SourceRecovery-wsclean flux_ratio", "showlegend": false, "text": ["cp330", "co052", "cn170", "cm081", "cl190", "bb091a", "az332a", "ao012a", "ck213", "cj052", "ci062", "ai082a", "ch031", "cg203", "cf172", "ce142", "cd213", "cc261", "cb242", "ca011", "bz121", "by101", "bx172", "bw292", "bv061", "bu312", "aq132a", "bt311", "bs152", "br311", "bq122", "bp101", "bo242", "bn323", "bm182", "bl282", "bk212", "bj133", "bi051", "bh062", "bg332", "bf272", "be070", "bd222", "bc262", "bb091", "ba233", "az332", "ay052", "ax161", "aw022", "av300", "au291", "at192", "as192", "ar313", "aq132", "ap232", "ao012", "an152", "am043G", "al241", "ak241", "aj321", "ai082", "ah012", "ag242", "af292", "ae342", "ad001", "ac102", "ab072", "aa182", "Z182", "Y291", "X111", "W060", "V251", "U272G", "T202", "S333", "R142", "Q141", "P033", "O311", "N043", "M012", "L330", "K352", "J200", "I281", "H302", "G012", "F143", "E032", "D152", "C091", "B151"], "type": "scatter", "x": [0, 0, 0, 0, 0, 0, 0, 0, 0, 0, 0, 0, 0, 0, 0, 0, 0, 0, 0, 0, 0, 0, 0, 0, 0, 0, 0, 0, 0, 0, 0, 0, 0, 0, 0, 0, 0, 0, 0, 0, 0, 0, 0, 0, 0, 0, 0, 0, 0, 0, 0, 0, 0, 0, 0, 0, 0, 0, 0, 0, 0, 0, 0, 0, 0, 0, 0, 0, 0, 0, 0, 0, 0, 0, 0, 0, 0, 0, 0, 0, 0, 0, 0, 0, 0, 0, 0, 0, 0, 0, 0, 0, 0, 0, 0, 0, 0, 0], "xaxis": "x9", "y": [0, 0, 0, 0, 0, 0, 0, 0, 0, 0, 0, 0, 0, 0, 0, 0, 0, 0, 0, 0, 0, 0, 0, 0, 0, 0, 0, 0, 0, 0, 0, 0, 0, 0, 0, 0, 0, 0, 0, 0, 0, 0, 0, 0, 0, 0, 0, 0, 0, 0, 0, 0, 0, 0, 0, 0, 0, 0, 0, 0, 0, 0, 0, 0, 0, 0, 0, 0, 0, 0, 0, 0, 0, 0, 0, 0, 0, 0, 0, 0, 0, 0, 0, 0, 0, 0, 0, 0, 0, 0, 0, 0, 0, 0, 0, 0, 1.198, 2.256], "yaxis": "y9"}, {"error_y": {"color": "rgb(158, 63, 221)", "type": "data", "visible": true}, "marker": {"color": [0.1391, 0.148, 0.1643, 0.1791, 0.194, 0.2023, 0.2207, 0.2273, 0.2611, 0.2708, 0.2746, 0.2824, 0.3686, 0.4139, 0.4165, 0.4167, 0.4209, 0.4327, 0.5093, 0.5151, 0.5268, 0.5436, 0.549, 0.5633, 0.5706, 0.5781, 0.5835, 0.5884, 0.6597, 0.66, 0.6655, 0.7054, 0.7394, 0.7436, 0.7548, 0.8107, 0.8435, 0.8445, 0.855, 0.8595, 0.8703, 0.8715, 0.8967, 0.8992, 0.9041, 0.911, 0.9432, 0.9501, 0.9525, 0.9711, 0.9833, 0.9905, 0.9949, 1.028, 1.033, 1.048, 1.061, 1.065, 1.075, 1.089, 1.126, 1.196, 1.246, 1.274, 1.348, 1.363, 1.421, 1.421, 1.426, 1.471, 1.491, 1.536, 1.54, 1.551, 1.554, 1.557, 1.564, 1.575, 1.591, 1.641, 1.646, 1.671, 1.704, 1.718, 1.722, 1.727, 1.751, 1.776, 1.777, 1.783, 1.801, 1.814, 1.877, 1.892, 1.91, 1.912, 1.942, 1.963], "colorbar": {"len": 0.2, "title": "Output flux (mJy)", "titleside": "right", "y": 0.102}, "colorscale": "Jet", "reversescale": true, "showscale": true}, "mode": "markers", "name": "pybdsm-meerkat_SourceRecovery-wsclean flux_ratio", "showlegend": false, "text": ["cp330", "co052", "cn170", "cm081", "cl190", "bb091a", "az332a", "ao012a", "ck213", "cj052", "ci062", "ai082a", "ch031", "cg203", "cf172", "ce142", "cd213", "cc261", "cb242", "ca011", "bz121", "by101", "bx172", "bw292", "bv061", "bu312", "aq132a", "bt311", "bs152", "br311", "bq122", "bp101", "bo242", "bn323", "bm182", "bl282", "bk212", "bj133", "bi051", "bh062", "bg332", "bf272", "be070", "bd222", "bc262", "bb091", "ba233", "az332", "ay052", "ax161", "aw022", "av300", "au291", "at192", "as192", "ar313", "aq132", "ap232", "ao012", "an152", "am043G", "al241", "ak241", "aj321", "ai082", "ah012", "ag242", "af292", "ae342", "ad001", "ac102", "ab072", "aa182", "Z182", "Y291", "X111", "W060", "V251", "U272G", "T202", "S333", "R142", "Q141", "P033", "O311", "N043", "M012", "L330", "K352", "J200", "I281", "H302", "G012", "F143", "E032", "D152", "C091", "B151"], "type": "scatter", "x": [0, 0, 0, 0, 0, 0, 0, 0, 0, 0, 0, 0, 0, 0, 0, 0, 0, 0, 0, 0, 0, 0, 0, 0, 0, 0, 0, 0, 0, 0, 0, 0, 0, 0, 0, 0, 0, 0, 0, 0, 0, 0, 0, 0, 0, 0, 0, 0, 0, 0, 0, 0, 0, 0, 0, 0, 0, 0, 0, 0, 0, 0, 0, 0, 0, 0, 0, 0, 0, 0, 0, 0, 0, 0, 0, 0, 0, 0, 0, 0, 0, 0, 0, 0, 0, 0, 0, 0, 0, 0, 0, 0, 0, 0, 0, 0, 0, 0], "xaxis": "x10", "y": [0, 0, 0, 0, 0, 0, 0, 0, 0, 0, 0, 0, 0, 0, 0, 0, 0, 0, 0, 0, 0, 0, 0, 0, 0, 0, 0, 0, 0, 0, 0, 0, 0, 0, 0, 0, 0, 0, 0, 0, 0, 0, 0, 0, 0, 0, 0, 0, 0, 0, 0, 0, 0, 0, 0, 0, 0, 0, 0, 0, 0, 0, 0, 0, 0, 0, 0, 0, 0, 0, 0, 0, 0, 0, 0, 0, 0, 0, 0, 0, 0, 0, 0, 0, 0, 0, 0, 0, 0, 0, 0, 0, 0, 0, 0, 0, 0.4995, 0.4407], "yaxis": "y10"}], "layout": {"annotations": [], "height": 1700, "legend": {"xanchor": true}, "paper_bgcolor": "rgb(255,255,255)", "plot_bgcolor": "", "title": "", "width": 900, "xaxis1": {"anchor": "y1", "domain": [0, 0.375], "overlaying": "x", "position": 0, "title": "Input maj axis (\")", "titlefont": {"size": 17}, "zeroline": false}, "xaxis10": {"anchor": "y10", "domain": [0.625, 1], "title": "Input min axis (\")", "titlefont": {"size": 17}, "zeroline": false}, "xaxis2": {"anchor": "y2", "domain": [0.625, 1], "title": "Input min axis (\")", "titlefont": {"size": 17}, "zeroline": false}, "xaxis3": {"anchor": "y3", "domain": [0, 0.375], "overlaying": "x", "position": 0, "title": "Input maj axis (\")", "titlefont": {"size": 17}, "zeroline": false}, "xaxis4": {"anchor": "y4", "domain": [0.625, 1], "title": "Input min axis (\")", "titlefont": {"size": 17}, "zeroline": false}, "xaxis5": {"anchor": "y5", "domain": [0, 0.375], "overlaying": "x", "position": 0, "title": "Input maj axis (\")", "titlefont": {"size": 17}, "zeroline": false}, "xaxis6": {"anchor": "y6", "domain": [0.625, 1], "title": "Input min axis (\")", "titlefont": {"size": 17}, "zeroline": false}, "xaxis7": {"anchor": "y7", "domain": [0, 0.375], "overlaying": "x", "position": 0, "title": "Input maj axis (\")", "titlefont": {"size": 17}, "zeroline": false}, "xaxis8": {"anchor": "y8", "domain": [0.625, 1], "title": "Input min axis (\")", "titlefont": {"size": 17}, "zeroline": false}, "xaxis9": {"anchor": "y9", "domain": [0, 0.375], "overlaying": "x", "position": 0, "title": "Input maj axis (\")", "titlefont": {"size": 17}, "zeroline": false}, "yaxis1": {"anchor": "x1", "color": "rgb(0,0,0)", "domain": [0.84, 1], "gridcolor": "rgb(255,255,255)", "range": [-1, 13], "showgrid": true, "showline": true, "showticklabels": true, "tickcolor": "rgb(51,153,225)", "tickfont": {"color": "rgb(0,0,0)", "size": 10}, "ticks": "outside", "title": "Output maj axis (\")", "titlefont": {"size": 15}, "zeroline": true}, "yaxis10": {"anchor": "x10", "color": "rgb(0,0,0)", "domain": [0, 0.16], "gridcolor": "rgb(255,255,255)", "range": [-1, 13], "showgrid": true, "showline": true, "showticklabels": true, "tickcolor": "rgb(51,153,225)", "tickfont": {"color": "rgb(0,0,0)", "size": 10}, "ticks": "outside", "title": "Output min axis (\")", "titlefont": {"size": 15}, "zeroline": true}, "yaxis2": {"anchor": "x2", "color": "rgb(0,0,0)", "domain": [0.84, 1], "gridcolor": "rgb(255,255,255)", "range": [-1, 13], "showgrid": true, "showline": true, "showticklabels": true, "tickcolor": "rgb(51,153,225)", "tickfont": {"color": "rgb(0,0,0)", "size": 10}, "ticks": "outside", "title": "Output min axis (\")", "titlefont": {"size": 15}, "zeroline": true}, "yaxis3": {"anchor": "x3", "color": "rgb(0,0,0)", "domain": [0.63, 0.79], "gridcolor": "rgb(255,255,255)", "range": [-1, 13], "showgrid": true, "showline": true, "showticklabels": true, "tickcolor": "rgb(51,153,225)", "tickfont": {"color": "rgb(0,0,0)", "size": 10}, "ticks": "outside", "title": "Output maj axis (\")", "titlefont": {"size": 15}, "zeroline": true}, "yaxis4": {"anchor": "x4", "color": "rgb(0,0,0)", "domain": [0.63, 0.79], "gridcolor": "rgb(255,255,255)", "range": [-1, 13], "showgrid": true, "showline": true, "showticklabels": true, "tickcolor": "rgb(51,153,225)", "tickfont": {"color": "rgb(0,0,0)", "size": 10}, "ticks": "outside", "title": "Output min axis (\")", "titlefont": {"size": 15}, "zeroline": true}, "yaxis5": {"anchor": "x5", "color": "rgb(0,0,0)", "domain": [0.42, 0.58], "gridcolor": "rgb(255,255,255)", "range": [-1, 13], "showgrid": true, "showline": true, "showticklabels": true, "tickcolor": "rgb(51,153,225)", "tickfont": {"color": "rgb(0,0,0)", "size": 10}, "ticks": "outside", "title": "Output maj axis (\")", "titlefont": {"size": 15}, "zeroline": true}, "yaxis6": {"anchor": "x6", "color": "rgb(0,0,0)", "domain": [0.42, 0.58], "gridcolor": "rgb(255,255,255)", "range": [-1, 13], "showgrid": true, "showline": true, "showticklabels": true, "tickcolor": "rgb(51,153,225)", "tickfont": {"color": "rgb(0,0,0)", "size": 10}, "ticks": "outside", "title": "Output min axis (\")", "titlefont": {"size": 15}, "zeroline": true}, "yaxis7": {"anchor": "x7", "color": "rgb(0,0,0)", "domain": [0.21, 0.37], "gridcolor": "rgb(255,255,255)", "range": [-1, 13], "showgrid": true, "showline": true, "showticklabels": true, "tickcolor": "rgb(51,153,225)", "tickfont": {"color": "rgb(0,0,0)", "size": 10}, "ticks": "outside", "title": "Output maj axis (\")", "titlefont": {"size": 15}, "zeroline": true}, "yaxis8": {"anchor": "x8", "color": "rgb(0,0,0)", "domain": [0.21, 0.37], "gridcolor": "rgb(255,255,255)", "range": [-1, 13], "showgrid": true, "showline": true, "showticklabels": true, "tickcolor": "rgb(51,153,225)", "tickfont": {"color": "rgb(0,0,0)", "size": 10}, "ticks": "outside", "title": "Output min axis (\")", "titlefont": {"size": 15}, "zeroline": true}, "yaxis9": {"anchor": "x9", "color": "rgb(0,0,0)", "domain": [0, 0.16], "gridcolor": "rgb(255,255,255)", "range": [-1, 13], "showgrid": true, "showline": true, "showticklabels": true, "tickcolor": "rgb(51,153,225)", "tickfont": {"color": "rgb(0,0,0)", "size": 10}, "ticks": "outside", "title": "Output maj axis (\")", "titlefont": {"size": 15}, "zeroline": true}}}
